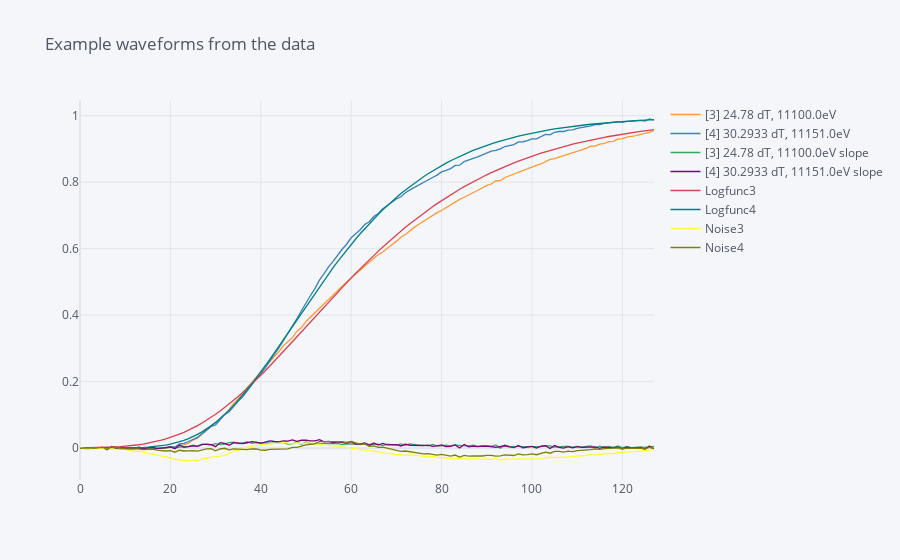
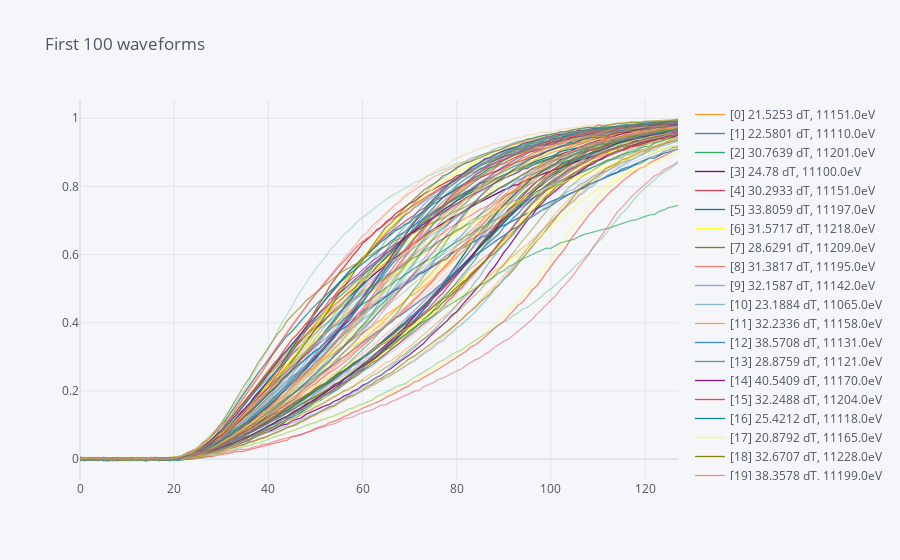

The notebook cell saved with these charts, in order:
### Code cell
# Generalised logistic function
logfunc = lambda t, B, v, t_0: (1+np.exp(-B*(t-t_0)))**(-1/v)
logfunc_127 = lambda t, B, v, t_0: (1+np.exp(-B*(t/127-t_0)))**(-1/v)
t_0_shift = lambda B, v, xy_tup: xy_tup[0] + np.log(xy_tup[1]**(-v) - 1) / B
logfunc_xy = lambda t, B, v, xy_tup: (1+np.exp(-B*(t-t_0_shift(B, v, xy_tup))))**(-1/v)

col_for_str = lambda df, col: [c for c in df.columns if col in c][0]
# waveform = lambda df: {f"[{cn}]": df[col_for_colnum(df, cn)] for cn in range(len(df.columns))}
colcontains = lambda df, contains: df[col_for_str(df, contains)]
# t_0_shift = lambda B, v: 0.5 + math.log(0.5**(-v) - 1) / B

df = get_waveforms(3,5, source_data=data0)
for col in df.columns:
    df[col+" slope"] = df[col].diff()
#3
df["Logfunc3"] = [logfunc_xy(t/127, 5.2, 0.00001, (60/127,0.512045)) for t in range(0,128)]
# df["Logfunc3_0"] = [logfunc_xy(t/127, 5, 0.1, (60/127,0.512045)) for t in range(0,128)]
#4
df["Logfunc4"] = [logfunc_xy(t/127, 7, 0.001, (60/127,0.632591-0.02)) for t in range(0,128)]
# df["Logfunc4_0"] = [logfunc_xy(t/127, 7.2, 0.001, (60/127,0.632591-0.02)) for t in range(0,128)]
df["Noise3"] = colcontains(df, "[3]") - df["Logfunc3"]
df["Noise4"] =colcontains(df, "[4]") - df["Logfunc4"]
square_sum = lambda series: (series*series).sum()
print(square_sum(df["Noise3"]),square_sum(df["Noise4"]))
#[["Noise3", "Noise4"]]
df.iplot(title="Example waveforms from the data")
get_waveforms(0,100, source_data=data0).iplot(title="First 100 waveforms")
